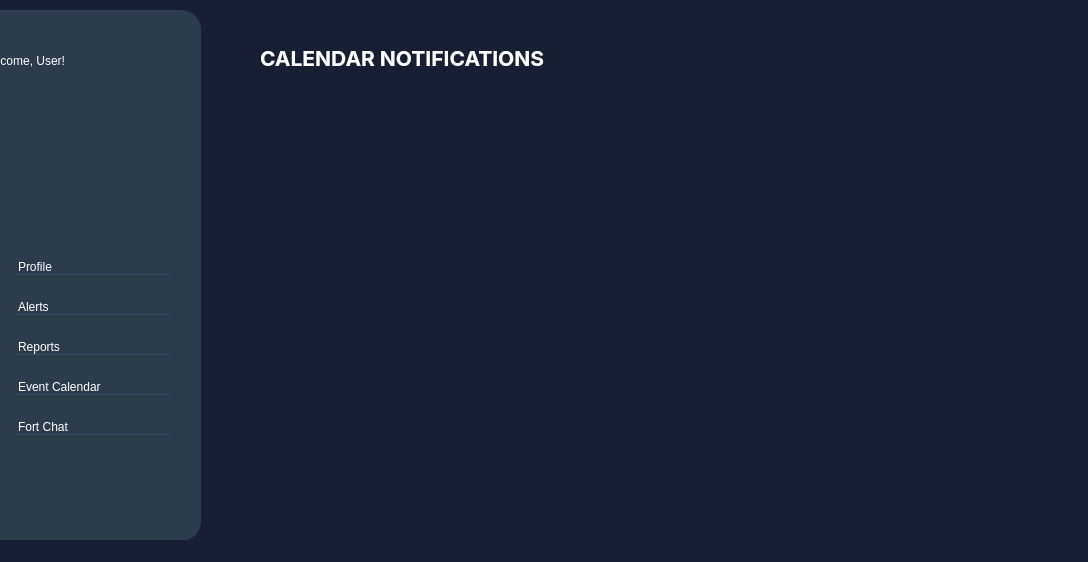
<?xml version="1.0" encoding="UTF-8"?>
<ui version="4.0">
 <class>CalendarNotifications</class>
 <widget class="QMainWindow" name="CalendarNotifications">
  <property name="geometry">
   <rect>
    <x>0</x>
    <y>0</y>
    <width>1088</width>
    <height>562</height>
   </rect>
  </property>
  <property name="windowTitle">
   <string>CalendarNotifications</string>
  </property>
  <property name="styleSheet">
   <string notr="true">background-color: #191F32;</string>
  </property>
  <widget class="QWidget" name="centralwidget">
   <widget class="QPushButton" name="alertPushButton">
    <property name="geometry">
     <rect>
      <x>144</x>
      <y>311</y>
      <width>31</width>
      <height>21</height>
     </rect>
    </property>
    <property name="cursor">
     <cursorShape>PointingHandCursor</cursorShape>
    </property>
    <property name="autoFillBackground">
     <bool>false</bool>
    </property>
    <property name="styleSheet">
     <string notr="true">background-color: rgba(255, 255, 255, 0);
border:0;</string>
    </property>
    <property name="text">
     <string/>
    </property>
    <property name="icon">
     <iconset resource="CalendarNotifications.qrc">
      <normaloff>:/CalendarNotifications/downButton.png</normaloff>:/CalendarNotifications/downButton.png</iconset>
    </property>
   </widget>
   <widget class="QPushButton" name="alertLessButton">
    <property name="enabled">
     <bool>true</bool>
    </property>
    <property name="geometry">
     <rect>
      <x>140</x>
      <y>307</y>
      <width>31</width>
      <height>21</height>
     </rect>
    </property>
    <property name="cursor">
     <cursorShape>PointingHandCursor</cursorShape>
    </property>
    <property name="autoFillBackground">
     <bool>false</bool>
    </property>
    <property name="styleSheet">
     <string notr="true">background-color: rgba(255, 255, 255, 0);
border:0;</string>
    </property>
    <property name="text">
     <string/>
    </property>
    <property name="icon">
     <iconset resource="CalendarNotifications.qrc">
      <normaloff>:/CalendarNotifications/lessButton.png</normaloff>:/CalendarNotifications/lessButton.png</iconset>
    </property>
   </widget>
   <widget class="QLabel" name="frame">
    <property name="geometry">
     <rect>
      <x>18</x>
      <y>89</y>
      <width>151</width>
      <height>141</height>
     </rect>
    </property>
    <property name="styleSheet">
     <string notr="true">background-color: rgba(255, 255, 255, 0);</string>
    </property>
    <property name="text">
     <string/>
    </property>
    <property name="pixmap">
     <pixmap resource="CalendarNotifications.qrc">:/CalendarNotifications/frame.png</pixmap>
    </property>
   </widget>
   <widget class="QPushButton" name="triReversedButton">
    <property name="geometry">
     <rect>
      <x>-27</x>
      <y>285</y>
      <width>61</width>
      <height>31</height>
     </rect>
    </property>
    <property name="cursor">
     <cursorShape>PointingHandCursor</cursorShape>
    </property>
    <property name="styleSheet">
     <string notr="true">background-color: rgba(255, 255, 255, 0);
border:0;</string>
    </property>
    <property name="text">
     <string/>
    </property>
    <property name="icon">
     <iconset resource="CalendarNotifications.qrc">
      <normaloff>:/CalendarNotifications/triReversedButton.png</normaloff>:/CalendarNotifications/triReversedButton.png</iconset>
    </property>
    <property name="iconSize">
     <size>
      <width>20</width>
      <height>20</height>
     </size>
    </property>
   </widget>
   <widget class="QPushButton" name="reportPushButton">
    <property name="geometry">
     <rect>
      <x>145</x>
      <y>360</y>
      <width>31</width>
      <height>21</height>
     </rect>
    </property>
    <property name="cursor">
     <cursorShape>PointingHandCursor</cursorShape>
    </property>
    <property name="autoFillBackground">
     <bool>false</bool>
    </property>
    <property name="styleSheet">
     <string notr="true">background-color: rgba(255, 255, 255, 0);
border:0;</string>
    </property>
    <property name="text">
     <string/>
    </property>
    <property name="icon">
     <iconset resource="CalendarNotifications.qrc">
      <normaloff>:/CalendarNotifications/downButton.png</normaloff>:/CalendarNotifications/downButton.png</iconset>
    </property>
   </widget>
   <widget class="QPushButton" name="reportLessButton">
    <property name="enabled">
     <bool>true</bool>
    </property>
    <property name="geometry">
     <rect>
      <x>140</x>
      <y>356</y>
      <width>31</width>
      <height>21</height>
     </rect>
    </property>
    <property name="cursor">
     <cursorShape>PointingHandCursor</cursorShape>
    </property>
    <property name="autoFillBackground">
     <bool>false</bool>
    </property>
    <property name="styleSheet">
     <string notr="true">background-color: rgba(255, 255, 255, 0);
border:0;</string>
    </property>
    <property name="text">
     <string/>
    </property>
    <property name="icon">
     <iconset resource="CalendarNotifications.qrc">
      <normaloff>:/CalendarNotifications/lessButton.png</normaloff>:/CalendarNotifications/lessButton.png</iconset>
    </property>
   </widget>
   <widget class="QPushButton" name="calPushButton">
    <property name="geometry">
     <rect>
      <x>144</x>
      <y>407</y>
      <width>31</width>
      <height>21</height>
     </rect>
    </property>
    <property name="cursor">
     <cursorShape>PointingHandCursor</cursorShape>
    </property>
    <property name="autoFillBackground">
     <bool>false</bool>
    </property>
    <property name="styleSheet">
     <string notr="true">background-color: rgba(255, 255, 255, 0);
border:0;</string>
    </property>
    <property name="text">
     <string/>
    </property>
    <property name="icon">
     <iconset>
      <normaloff>:/wardenfort/downButton.png</normaloff>:/wardenfort/downButton.png</iconset>
    </property>
   </widget>
   <widget class="QLabel" name="welcome_text">
    <property name="geometry">
     <rect>
      <x>-20</x>
      <y>50</y>
      <width>221</width>
      <height>21</height>
     </rect>
    </property>
    <property name="styleSheet">
     <string notr="true">QLabel {
    qproperty-alignment: AlignCenter;
	font: 700 10pt &quot;Segoe UI&quot;;
	color: rgb(255, 255, 255);
	background-color: rgba(255, 255, 255, 0);
}</string>
    </property>
    <property name="text">
     <string>Welcome, User!</string>
    </property>
   </widget>
   <widget class="QPushButton" name="profilePushButton">
    <property name="geometry">
     <rect>
      <x>144</x>
      <y>261</y>
      <width>31</width>
      <height>21</height>
     </rect>
    </property>
    <property name="cursor">
     <cursorShape>PointingHandCursor</cursorShape>
    </property>
    <property name="autoFillBackground">
     <bool>false</bool>
    </property>
    <property name="styleSheet">
     <string notr="true">background-color: rgba(255, 255, 255, 0);
border:0;</string>
    </property>
    <property name="text">
     <string/>
    </property>
    <property name="icon">
     <iconset resource="CalendarNotifications.qrc">
      <normaloff>:/CalendarNotifications/downButton.png</normaloff>:/CalendarNotifications/downButton.png</iconset>
    </property>
   </widget>
   <widget class="QPushButton" name="triButton">
    <property name="geometry">
     <rect>
      <x>150</x>
      <y>285</y>
      <width>61</width>
      <height>31</height>
     </rect>
    </property>
    <property name="cursor">
     <cursorShape>PointingHandCursor</cursorShape>
    </property>
    <property name="styleSheet">
     <string notr="true">background-color: rgba(255, 255, 255, 0);
border:0;</string>
    </property>
    <property name="text">
     <string/>
    </property>
    <property name="icon">
     <iconset resource="CalendarNotifications.qrc">
      <normaloff>:/CalendarNotifications/triButton.png</normaloff>:/CalendarNotifications/triButton.png</iconset>
    </property>
    <property name="iconSize">
     <size>
      <width>20</width>
      <height>20</height>
     </size>
    </property>
   </widget>
   <widget class="QPushButton" name="profileLessButton">
    <property name="enabled">
     <bool>true</bool>
    </property>
    <property name="geometry">
     <rect>
      <x>140</x>
      <y>257</y>
      <width>31</width>
      <height>21</height>
     </rect>
    </property>
    <property name="cursor">
     <cursorShape>PointingHandCursor</cursorShape>
    </property>
    <property name="autoFillBackground">
     <bool>false</bool>
    </property>
    <property name="styleSheet">
     <string notr="true">background-color: rgba(255, 255, 255, 0);
border:0;</string>
    </property>
    <property name="text">
     <string/>
    </property>
    <property name="icon">
     <iconset resource="CalendarNotifications.qrc">
      <normaloff>:/CalendarNotifications/lessButton.png</normaloff>:/CalendarNotifications/lessButton.png</iconset>
    </property>
   </widget>
   <widget class="QListWidget" name="listWidget">
    <property name="geometry">
     <rect>
      <x>0</x>
      <y>10</y>
      <width>201</width>
      <height>531</height>
     </rect>
    </property>
    <property name="cursor" stdset="0">
     <cursorShape>PointingHandCursor</cursorShape>
    </property>
    <property name="styleSheet">
     <string notr="true">QListWidget {
    background-color: rgb(44, 60, 75);
    border-top-left-radius: 0px;
    border-bottom-right-radius: 20px;
    border-top-right-radius: 20px;
    border-bottom-left-radius: 0px;
    padding: 30px;
    padding-left: 15px;
    padding-top: 250px;
    font: 700 11pt &quot;Segoe UI&quot;;
    color: rgb(255, 255, 255);
}
QListWidget::item {
    margin-bottom: 25px; /* Adjust the spacing between items by setting a bottom margin */
    border-bottom: 1px solid rgb(52, 78, 102);
}


QListWidget::item:hover {
    background-color:rgb(25, 31, 50);
    border-bottom: 1px solid rgba(255, 255, 255, 0.5); /* Adjust border on hover */
}


QListWidget::item:selected {
    background-color: transparent; /* Make selection color transparent */
    border: none;
}</string>
    </property>
    <item>
     <property name="text">
      <string>Profile</string>
     </property>
     <property name="icon">
      <iconset>
       <normaloff>:/wardenfort/user_icon.png</normaloff>:/wardenfort/user_icon.png</iconset>
     </property>
    </item>
    <item>
     <property name="text">
      <string>Alerts</string>
     </property>
     <property name="icon">
      <iconset>
       <normaloff>:/wardenfort/notif_icon.png</normaloff>:/wardenfort/notif_icon.png</iconset>
     </property>
    </item>
    <item>
     <property name="text">
      <string>Reports</string>
     </property>
     <property name="icon">
      <iconset>
       <normaloff>:/wardenfort/report_icon.png</normaloff>:/wardenfort/report_icon.png</iconset>
     </property>
    </item>
    <item>
     <property name="text">
      <string>Event Calendar</string>
     </property>
     <property name="icon">
      <iconset>
       <normaloff>:/wardenfort/cal_icon.png</normaloff>:/wardenfort/cal_icon.png</iconset>
     </property>
    </item>
    <item>
     <property name="text">
      <string>Fort Chat</string>
     </property>
     <property name="icon">
      <iconset>
       <normaloff>:/wardenfort/mess_icon.png</normaloff>:/wardenfort/mess_icon.png</iconset>
     </property>
    </item>
   </widget>
   <widget class="QLabel" name="wardenfort">
    <property name="geometry">
     <rect>
      <x>-11</x>
      <y>30</y>
      <width>191</width>
      <height>16</height>
     </rect>
    </property>
    <property name="styleSheet">
     <string notr="true">background-color: rgba(255, 255, 255, 0);</string>
    </property>
    <property name="text">
     <string/>
    </property>
    <property name="pixmap">
     <pixmap>:/wardenfort/wardenfort_word (1).png</pixmap>
    </property>
   </widget>
   <widget class="QWidget" name="widget" native="true">
    <property name="geometry">
     <rect>
      <x>230</x>
      <y>20</y>
      <width>811</width>
      <height>491</height>
     </rect>
    </property>
    <widget class="QLabel" name="label_2">
     <property name="geometry">
      <rect>
       <x>30</x>
       <y>30</y>
       <width>301</width>
       <height>16</height>
      </rect>
     </property>
     <property name="font">
      <font>
       <family>Inter</family>
       <pointsize>16</pointsize>
       <bold>true</bold>
      </font>
     </property>
     <property name="styleSheet">
      <string notr="true">background-color: transparent;
color: white;</string>
     </property>
     <property name="text">
      <string>CALENDAR NOTIFICATIONS</string>
     </property>
    </widget>
    <widget class="QLabel" name="label">
     <property name="geometry">
      <rect>
       <x>0</x>
       <y>0</y>
       <width>821</width>
       <height>491</height>
      </rect>
     </property>
     <property name="text">
      <string/>
     </property>
     <property name="pixmap">
      <pixmap resource="CalendarNotifications.qrc">:/CalendarNotifications/bg.png</pixmap>
     </property>
    </widget>
    <widget class="QListWidget" name="notificationList">
     <property name="geometry">
      <rect>
       <x>30</x>
       <y>70</y>
       <width>761</width>
       <height>391</height>
      </rect>
     </property>
     <property name="styleSheet">
      <string notr="true">background-color: transparent;
</string>
     </property>
     <property name="frameShape">
      <enum>QFrame::NoFrame</enum>
     </property>
     <property name="horizontalScrollBarPolicy">
      <enum>Qt::ScrollBarAlwaysOff</enum>
     </property>
    </widget>
    <zorder>label</zorder>
    <zorder>label_2</zorder>
    <zorder>notificationList</zorder>
   </widget>
   <zorder>widget</zorder>
   <zorder>listWidget</zorder>
   <zorder>alertPushButton</zorder>
   <zorder>alertLessButton</zorder>
   <zorder>frame</zorder>
   <zorder>triReversedButton</zorder>
   <zorder>reportPushButton</zorder>
   <zorder>reportLessButton</zorder>
   <zorder>calPushButton</zorder>
   <zorder>welcome_text</zorder>
   <zorder>profilePushButton</zorder>
   <zorder>triButton</zorder>
   <zorder>profileLessButton</zorder>
   <zorder>wardenfort</zorder>
  </widget>
  <widget class="QMenuBar" name="menubar">
   <property name="geometry">
    <rect>
     <x>0</x>
     <y>0</y>
     <width>1088</width>
     <height>21</height>
    </rect>
   </property>
  </widget>
  <widget class="QStatusBar" name="statusbar"/>
 </widget>
 <resources>
  <include location="CalendarNotifications.qrc"/>
 </resources>
 <connections/>
</ui>
